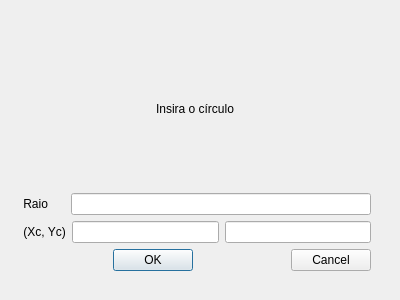
<?xml version="1.0" encoding="UTF-8"?>
<ui version="4.0">
 <class>InsertCircleWindow</class>
 <widget class="QDialog" name="InsertCircleWindow">
  <property name="geometry">
   <rect>
    <x>0</x>
    <y>0</y>
    <width>400</width>
    <height>300</height>
   </rect>
  </property>
  <property name="windowTitle">
   <string>Dialog</string>
  </property>
  <widget class="QWidget" name="">
   <property name="geometry">
    <rect>
     <x>20</x>
     <y>30</y>
     <width>351</width>
     <height>241</height>
    </rect>
   </property>
   <layout class="QVBoxLayout" name="verticalLayout">
    <item alignment="Qt::AlignHCenter">
     <widget class="QLabel" name="label">
      <property name="text">
       <string>Insira o círculo</string>
      </property>
     </widget>
    </item>
    <item>
     <layout class="QHBoxLayout" name="horizontalLayout">
      <item>
       <widget class="QLabel" name="label_2">
        <property name="text">
         <string> Raio     </string>
        </property>
       </widget>
      </item>
      <item>
       <widget class="QLineEdit" name="raio">
        <property name="clearButtonEnabled">
         <bool>true</bool>
        </property>
       </widget>
      </item>
     </layout>
    </item>
    <item>
     <layout class="QHBoxLayout" name="horizontalLayout_2">
      <item>
       <widget class="QLabel" name="label_3">
        <property name="text">
         <string> (Xc, Yc)</string>
        </property>
       </widget>
      </item>
      <item>
       <widget class="QLineEdit" name="xc">
        <property name="clearButtonEnabled">
         <bool>true</bool>
        </property>
       </widget>
      </item>
      <item>
       <widget class="QLineEdit" name="yc">
        <property name="clearButtonEnabled">
         <bool>true</bool>
        </property>
       </widget>
      </item>
     </layout>
    </item>
    <item>
     <layout class="QHBoxLayout" name="horizontalLayout_3">
      <item>
       <widget class="QDialogButtonBox" name="button">
        <property name="orientation">
         <enum>Qt::Horizontal</enum>
        </property>
        <property name="standardButtons">
         <set>QDialogButtonBox::Ok</set>
        </property>
       </widget>
      </item>
      <item>
       <widget class="QDialogButtonBox" name="buttonBox">
        <property name="standardButtons">
         <set>QDialogButtonBox::Cancel</set>
        </property>
       </widget>
      </item>
     </layout>
    </item>
   </layout>
  </widget>
 </widget>
 <resources/>
 <connections>
  <connection>
   <sender>button</sender>
   <signal>accepted()</signal>
   <receiver>InsertCircleWindow</receiver>
   <slot>accept()</slot>
   <hints>
    <hint type="sourcelabel">
     <x>248</x>
     <y>254</y>
    </hint>
    <hint type="destinationlabel">
     <x>157</x>
     <y>274</y>
    </hint>
   </hints>
  </connection>
  <connection>
   <sender>button</sender>
   <signal>rejected()</signal>
   <receiver>InsertCircleWindow</receiver>
   <slot>reject()</slot>
   <hints>
    <hint type="sourcelabel">
     <x>316</x>
     <y>260</y>
    </hint>
    <hint type="destinationlabel">
     <x>286</x>
     <y>274</y>
    </hint>
   </hints>
  </connection>
 </connections>
</ui>
